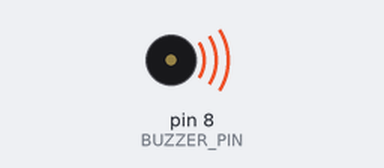
Simulated run of this sketch. Board: Arduino Uno, built with avr-gcc and run on an emulated ATmega328P. Parts: buzzer (waves = sounding).

Above: at 0.06 s.
At 4.16 s:
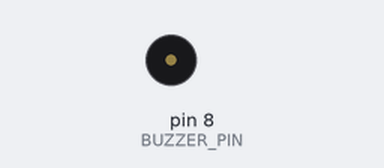
Timing chart, 0 to 6.2 s (numbered marks = the images above):
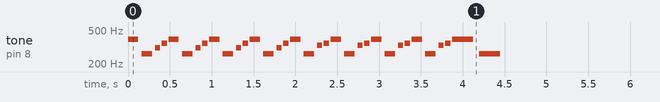

Measured:
- by itself, tone on pin 8 (BUZZER_PIN): plays 392 Hz for 0.13 s, 262 Hz for 0.13 s, 311 Hz for 0.06 s, 349 Hz for 0.06 s, 392 Hz for 0.13 s, 262 Hz for 0.13 s … (476 notes in this stretch)

The sketch:

04_05_Sound.ino
```cpp
  #include "pitches.h"
 int BUZZER_PIN=8;

  //Noten für
  int melody[] = {

    NOTE_G4, NOTE_C4, NOTE_DS4, NOTE_F4, NOTE_G4, NOTE_C4, NOTE_DS4, NOTE_F4,
    NOTE_G4, NOTE_C4, NOTE_DS4, NOTE_F4, NOTE_G4, NOTE_C4, NOTE_DS4, NOTE_F4,
    NOTE_G4, NOTE_C4, NOTE_E4, NOTE_F4, NOTE_G4, NOTE_C4, NOTE_E4, NOTE_F4,
    NOTE_G4, NOTE_C4, NOTE_E4, NOTE_F4, NOTE_G4, NOTE_C4, NOTE_E4, NOTE_F4,
    NOTE_G4, NOTE_C4
  };

  // note durations: 4 = quarter note, 8 = eighth note, etc.:
  int noteDurations[] = {

    8, 8, 16, 16, 8, 8, 16, 16,
    8, 8, 16, 16, 8, 8, 16, 16,
    8, 8, 16, 16, 8, 8, 16, 16,
    8, 8, 16, 16, 8, 8, 16, 16,
    4, 4
  };


  void setup() {
    pinMode (BUZZER_PIN,OUTPUT);
  }

  void loop() {

    playSong();   //Spiele den Song ab
    delay(5000);  //Warte 5 Sekunden bevor er erneut abgespielt wird

  }

  void playSong() {
    int size = sizeof(noteDurations) / sizeof(int);
	  for (int note = 0; note < size; note++) {

	    int duration = 1000 / noteDurations[note];
	    tone(BUZZER_PIN, melody[note], duration);

      //Pause zwischen den Noten
	    int pauseBetweenNotes = duration * 1.30;
	    delay(pauseBetweenNotes);

      //Stoppe den Ton
	    noTone(BUZZER_PIN);
	 }
  }


  
```

pitches.h
```cpp
/*************************************************
   Public Constants
 *************************************************/

#define NOTE_B0  31
#define NOTE_C1  33
#define NOTE_CS1 35
#define NOTE_D1  37
#define NOTE_DS1 39
#define NOTE_E1  41
#define NOTE_F1  44
#define NOTE_FS1 46
#define NOTE_G1  49
#define NOTE_GS1 52
#define NOTE_A1  55
#define NOTE_AS1 58
#define NOTE_B1  62
#define NOTE_C2  65
#define NOTE_CS2 69
#define NOTE_D2  73
#define NOTE_DS2 78
#define NOTE_E2  82
#define NOTE_F2  87
#define NOTE_FS2 93
#define NOTE_G2  98
#define NOTE_GS2 104
#define NOTE_A2  110
#define NOTE_AS2 117
#define NOTE_B2  123
#define NOTE_C3  131
#define NOTE_CS3 139
#define NOTE_D3  147
#define NOTE_DS3 156
#define NOTE_E3  165
#define NOTE_F3  175
#define NOTE_FS3 185
#define NOTE_G3  196
#define NOTE_GS3 208
#define NOTE_A3  220
#define NOTE_AS3 233
#define NOTE_B3  247
#define NOTE_C4  262
#define NOTE_CS4 277
#define NOTE_D4  294
#define NOTE_DS4 311
#define NOTE_E4  330
#define NOTE_F4  349
#define NOTE_FS4 370
#define NOTE_G4  392
#define NOTE_GS4 415
#define NOTE_A4  440
#define NOTE_AS4 466
#define NOTE_B4  494
#define NOTE_C5  523
#define NOTE_CS5 554
#define NOTE_D5  587
#define NOTE_DS5 622
#define NOTE_E5  659
#define NOTE_F5  698
#define NOTE_FS5 740
#define NOTE_G5  784
#define NOTE_GS5 831
#define NOTE_A5  880
#define NOTE_AS5 932
#define NOTE_B5  988
#define NOTE_C6  1047
#define NOTE_CS6 1109
#define NOTE_D6  1175
#define NOTE_DS6 1245
#define NOTE_E6  1319
#define NOTE_F6  1397
#define NOTE_FS6 1480
#define NOTE_G6  1568
#define NOTE_GS6 1661
#define NOTE_A6  1760
#define NOTE_AS6 1865
#define NOTE_B6  1976
#define NOTE_C7  2093
#define NOTE_CS7 2217
#define NOTE_D7  2349
#define NOTE_DS7 2489
#define NOTE_E7  2637
#define NOTE_F7  2794
#define NOTE_FS7 2960
#define NOTE_G7  3136
#define NOTE_GS7 3322
#define NOTE_A7  3520
#define NOTE_AS7 3729
#define NOTE_B7  3951
#define NOTE_C8  4186
#define NOTE_CS8 4435
#define NOTE_D8  4699
#define NOTE_DS8 4978
```
